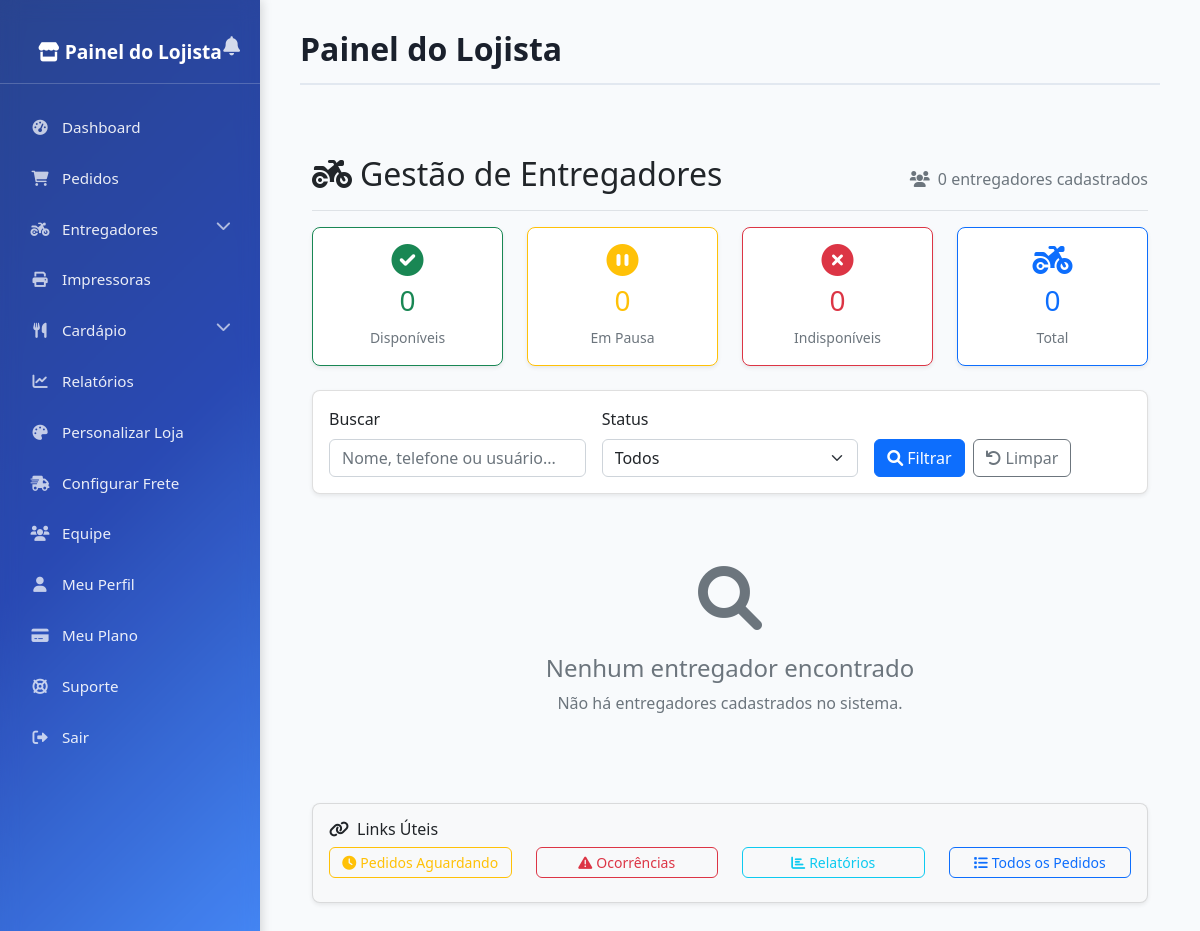
The app's page /admin-loja/entregadores/ (signed in), older data.
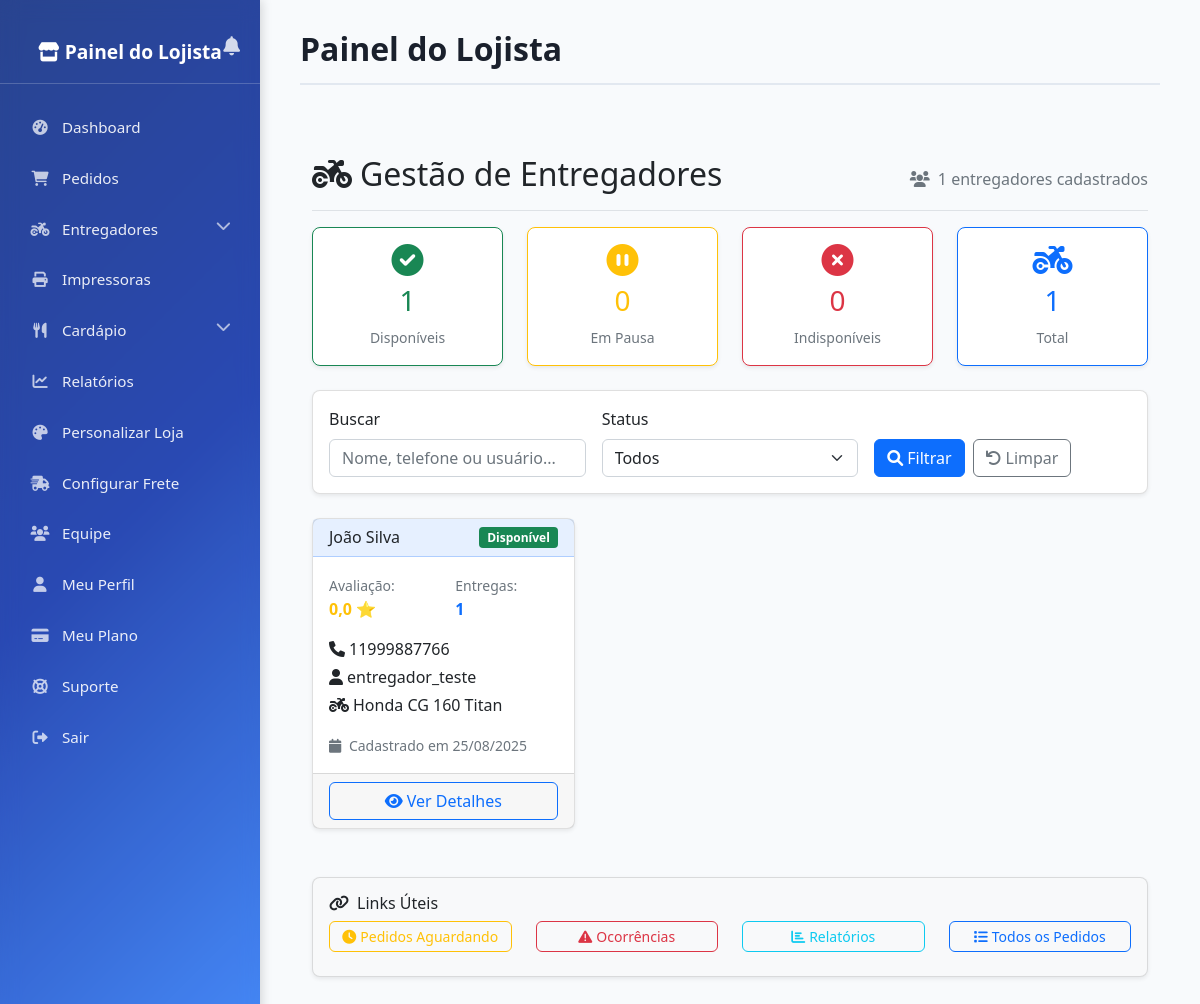
The same page, newer data.
### core/models.py (models this page shows, shortened)
class Entregador(models.Model):
    usuario = models.OneToOneField(Usuario, on_delete=models.CASCADE)
    nome = models.CharField(max_length=100)
    telefone = models.CharField(max_length=20)
    cnh = models.CharField(max_length=20, blank=True, help_text="Número da CNH")
    veiculo = models.CharField(max_length=50, blank=True, help_text="Ex: Moto Honda CG 160")
    dados_bancarios = models.CharField(max_length=100, blank=True, help_text="Dados para pagamento")
    disponivel = models.BooleanField(default=True, help_text="Disponível para receber pedidos")
    em_pausa = models.BooleanField(default=False, help_text="Em pausa temporária")
    nota_media = models.FloatField(default=0, help_text="Média das avaliações")
    total_avaliacoes = models.PositiveIntegerField(default=0)
    total_entregas = models.PositiveIntegerField(default=0)
    created_at = models.DateTimeField(auto_now_add=True)
    updated_at = models.DateTimeField(auto_now=True)
    class Meta:
        db_table = 'entregadores'
        verbose_name = 'Entregador'
        verbose_name_plural = 'Entregadores'

class Usuario(AbstractUser):
    TIPO_USUARIO_CHOICES = [
        ('cliente', 'Cliente'),
        ('funcionario', 'Funcionário'),
        ('gerente', 'Gerente'),
        ('lojista', 'Lojista'),
        ('entregador', 'Entregador'),
        ('superadmin', 'Super Admin'),
    ]
    id = models.UUIDField(primary_key=True, default=uuid.uuid4, editable=False)
    tipo_usuario = models.CharField(max_length=20, choices=TIPO_USUARIO_CHOICES, default='cliente')
    celular = models.CharField(
        max_length=15,
        unique=True,
        validators=[RegexValidator(
            regex=r'^\+?1?\d{9,15}$',
            message="Número de telefone deve estar no formato: '+999999999'. Até 15 dígitos permitidos."
        )]
    )
    data_nascimento = models.DateField(null=True, blank=True)
    cpf = models.CharField(max_length=14, unique=True, null=True, blank=True)
    avatar = models.ImageField(upload_to='avatars/', null=True, blank=True)
    ativo = models.BooleanField(default=True)
    created_at = models.DateTimeField(auto_now_add=True)
    updated_at = models.DateTimeField(auto_now=True)
    class Meta:
        db_table = 'usuarios'
        verbose_name = 'Usuário'
        verbose_name_plural = 'Usuários'

### admin_loja/views_entregadores.py (the view)
# urls.py: path('entregadores/', views_entregadores.listar_entregadores, name='entregadores_listar'),
@admin_loja_required
def listar_entregadores(request):
    search = request.GET.get('search', '')
    status = request.GET.get('status', 'all')
    entregadores = Entregador.objects.all().select_related('usuario')
    if search:
        entregadores = entregadores.filter(
            Q(nome__icontains=search) |
            Q(telefone__icontains=search) |
            Q(usuario__username__icontains=search)
        )
    if status == 'disponivel':
        entregadores = entregadores.filter(disponivel=True, em_pausa=False)
    elif status == 'em_pausa':
        entregadores = entregadores.filter(em_pausa=True)
    elif status == 'indisponivel':
        entregadores = entregadores.filter(disponivel=False)
    entregadores = entregadores.annotate(
        total_pedidos=Count('pedidos_entrega'),
        media_avaliacoes=Avg('avaliacoes__nota')
    ).order_by('-disponivel', '-nota_media', 'nome')
    paginator = Paginator(entregadores, 20)
    page_number = request.GET.get('page')
    page_obj = paginator.get_page(page_number)
    context = {
        'page_obj': page_obj,
        'search': search,
        'status': status,
        'total_entregadores': paginator.count,
        'disponiveis': Entregador.objects.filter(disponivel=True, em_pausa=False).count(),
        'em_pausa': Entregador.objects.filter(em_pausa=True).count(),
        'indisponiveis': Entregador.objects.filter(disponivel=False).count(),
    }
    return render(request, 'admin_loja/entregadores_listar.html', context)

### admin_loja/context_processors.py (called while the page is built)
def painel_permissoes(request):
    user = request.user
    if not user.is_authenticated:
        return {
            'is_lojista': False,
            'is_gerente': False,
            'is_atendente': False,
        }
    is_lojista = getattr(user, 'tipo_usuario', None) == 'lojista'
    is_gerente = getattr(user, 'tipo_usuario', None) == 'gerente'
    is_atendente = user.groups.filter(name='Atendente').exists()
    return {
        'is_lojista': is_lojista,
        'is_gerente': is_gerente,
        'is_atendente': is_atendente,
    }

### admin_loja/utils.py (called while the page is built)
def painel_loja_required(view_func):
    def check_user(user):
        return (
            getattr(user, 'tipo_usuario', None) in ['lojista', 'gerente']
            or user.groups.filter(name='Atendente').exists()
        )
    return user_passes_test(check_user, login_url='login')(view_func)

### admin_loja/templates/admin_loja/entregadores_listar.html (shortened to what the changed rows need)
{% extends "admin_loja/base_admin_loja.html" %}
{% block content %}
<div class="container-fluid py-4">
    <div class="d-flex justify-content-between flex-wrap flex-md-nowrap align-items-center pt-3 pb-2 mb-3 border-bottom">
        <h1 class="h2">
            <i class="fas fa-motorcycle me-2"></i>Gestão de Entregadores
        </h1>
        <div class="text-muted">
            <i class="fas fa-users me-1"></i>
            {{ total_entregadores }} entregadores cadastrados
        </div>
    </div>
    <div class="row mb-4">
        <div class="col-md-3">
            <div class="card text-center border-success">
                <div class="card-body">
                    <i class="fas fa-check-circle text-success fa-2x mb-2"></i>
                    <h3 class="text-success">{{ disponiveis }}</h3>
                    <small class="text-muted">Disponíveis</small>
                </div>
            </div>
        </div>
        <div class="col-md-3">
            <div class="card text-center border-primary">
                <div class="card-body">
                    <i class="fas fa-motorcycle text-primary fa-2x mb-2"></i>
                    <h3 class="text-primary">{{ total_entregadores }}</h3>
                    <small class="text-muted">Total</small>
                </div>
            </div>
        </div>
    </div>
    {% if page_obj %}
        <div class="row">
            {% for entregador in page_obj %}
                <div class="col-lg-6 col-xl-4 mb-4">
                    <div class="card h-100">
                        <div class="card-header d-flex justify-content-between align-items-center">
                            <h6 class="mb-0">{{ entregador.nome }}</h6>
                            <span class="badge bg-{% if entregador.disponivel and not entregador.em_pausa %}success{% elif entregador.em_pausa %}warning{% else %}danger{% endif %}">
                                {% if entregador.disponivel and not entregador.em_pausa %}
                                    Disponível
                                {% elif entregador.em_pausa %}
                                    Em Pausa
                                {% else %}
                                    Indisponível
                                {% endif %}
                            </span>
                        </div>
                        <div class="card-body">
                            <div class="row mb-3">
                                <div class="col-6">
                                    <small class="text-muted">Avaliação:</small>
                                    <div class="fw-bold text-warning">
                                        {{ entregador.nota_media|floatformat:1 }} ⭐
                                    </div>
                                </div>
                                <div class="col-6">
                                    <small class="text-muted">Entregas:</small>
                                    <div class="fw-bold text-primary">{{ entregador.total_entregas }}</div>
                                </div>
                            </div>
                            <div class="mb-3">
                                <p class="mb-1">
                                    <i class="fas fa-phone me-1"></i>{{ entregador.telefone }}
                                </p>
                                <p class="mb-1">
                                    <i class="fas fa-user me-1"></i>{{ entregador.usuario.username }}
                                </p>
                                {% if entregador.veiculo %}
                                    <p class="mb-0">
                                        <i class="fas fa-motorcycle me-1"></i>{{ entregador.veiculo }}
                                    </p>
                                {% endif %}
                            </div>
                            <small class="text-muted">
                                <i class="fas fa-calendar me-1"></i>
                                Cadastrado em {{ entregador.created_at|date:"d/m/Y" }}
                            </small>
                        </div>
                        <div class="card-footer">
                            <a href="{% url 'admin_loja:entregadores_detalhe' entregador.id %}" class="btn btn-outline-primary w-100">
                                <i class="fas fa-eye me-1"></i>Ver Detalhes
                            </a>
                        </div>
                    </div>
                </div>
            {% endfor %}
        </div>
    {% else %}
        <div class="text-center py-5">
            <i class="fas fa-search fa-4x text-muted mb-4"></i>
            <h4 class="text-muted">Nenhum entregador encontrado</h4>
            <p class="text-muted">
                {% if search or status != 'all' %}
                    Tente alterar os filtros de busca.
                {% else %}
                    Não há entregadores cadastrados no sistema.
                {% endif %}
            </p>
        </div>
    {% endif %}
</div>
{% endblock %}

Row changes from the older to the newer data that the page shows:
added Entregador: nome "João Silva", disponivel "Disponível", nota_media "0,0", total_entregas "1", telefone "11999887766", usuario.username "entregador_teste", veiculo "Honda CG 160 Titan", created_at "25/08/2025"
Text that changed along with them:
{{ total_entregadores }}: "0" → "1"
{{ disponiveis }}: "0" → "1"
text no longer shown: "Nenhum entregador encontrado Não há entregadores cadastrados no sistema."
